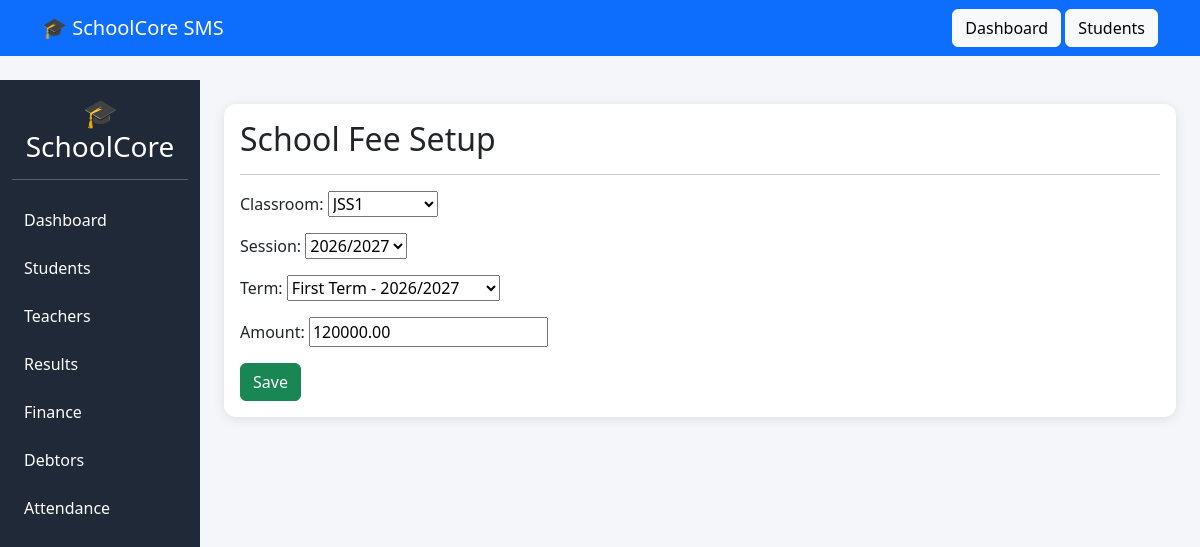
Screenshot of /finance/class-fees/edit/1/ with the database file from the repository.
### finance/models.py (models this page shows, shortened)
class FeeStructure(models.Model):
    classroom = models.ForeignKey(
        ClassRoom,
        on_delete=models.CASCADE
    )
    session = models.ForeignKey(
        AcademicSession,
        on_delete=models.CASCADE
    )
    term = models.ForeignKey(
        Term,
        on_delete=models.CASCADE
    )
    amount = models.DecimalField(
        max_digits=10,
        decimal_places=2
    )

### academics/models.py (models this page shows)
class Term(models.Model):
    TERM_CHOICES = (
        ('FIRST', 'First Term'),
        ('SECOND', 'Second Term'),
        ('THIRD', 'Third Term'),
    )
    name = models.CharField(
        max_length=20,
        choices=TERM_CHOICES
    )
    session = models.ForeignKey(
        AcademicSession,
        on_delete=models.CASCADE
    )
    is_active = models.BooleanField(default=False)
    def __str__(self):
        return f"{self.get_name_display()} - {self.session}"

### finance/views.py (the view)
def fee_update(request, pk):
    fee = FeeStructure.objects.get(
        pk=pk
    )
    if request.method == "POST":
        form = FeeStructureForm(
            request.POST,
            instance=fee
        )
        if form.is_valid():
            form.save()
            return redirect(
                'class_fee_management'
            )
    else:
        form = FeeStructureForm(
            instance=fee
        )
    return render(
        request,
        'finance/fee_form.html',
        {
            'form': form
        }
    )

### finance/forms.py
class FeeStructureForm(forms.ModelForm):
    class Meta:
        model = FeeStructure
        fields = [
            'classroom',
            'session',
            'term',
            'amount'
        ]

### academics/models.py (called while the page is built)
    def __str__(self):
        return self.name

    def __str__(self):
        return self.name

### templates/finance/fee_form.html (shortened to what this page needs)
{% extends 'base.html' %}
{% block content %}
<div class="card">
    <div class="card-body">
        <h2>
            School Fee Setup
        </h2>
        <hr>
        <form method="POST">
            {{ form.as_p }}
            <button
                type="submit"
                class="btn btn-success"
            >
                Save
            </button>
        </form>
    </div>
</div>
{% endblock %}

### templates/base.html (style rules this page uses)
body { background:#f4f6f9; }
.card { border:none; border-radius:12px; box-shadow:0 2px 12px rgba(0,0,0,.1); }

### rows the page displays
FeeStructure: classroom "JSS1", term "First Term - 2026/2027", amount "120000.00"
Term: session "2026/2027"
